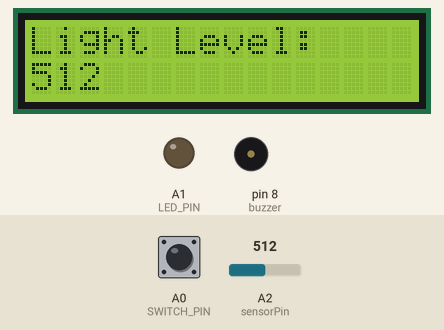
A sketch run on a simulated Arduino Uno, built with avr-gcc and run on an emulated ATmega328P. On the bench: 16×2 character LCD, output pins drawn as LEDs (lit = HIGH), buzzer (waves = sounding). The inputs (shaded band) are chosen by the test bench; at power-on: A2 (sensorPin) = 512, A0 (SWITCH_PIN) HIGH. No radio packets arrive unless stated; what the sketch prints to the serial monitor is not drawn.

Above: at 1.2 s.
1.3 s: A2 (sensorPin) set to 218
At 2.8 s:
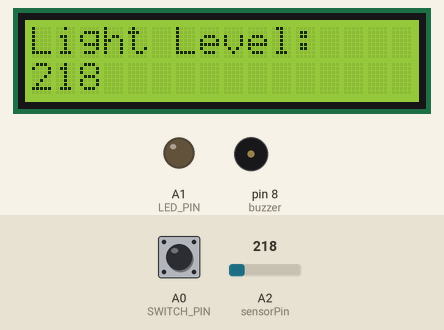
4.0 s: A2 (sensorPin) set to 189
At 4.4 s:
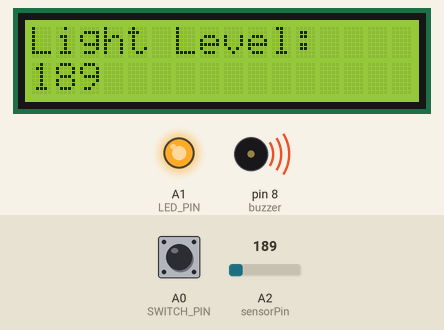
6.7 s: A0 (SWITCH_PIN) pulled LOW for 2.35 s
10.5 s: A2 (sensorPin) set to 210
At 12.0 s:
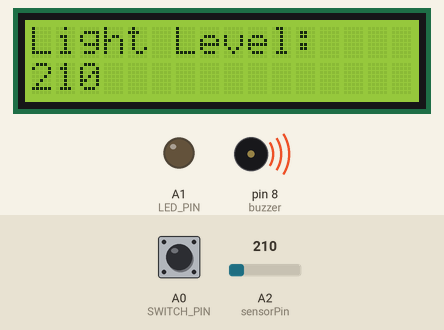
Timing chart, 0 to 13.5 s (numbered marks = the images above; inputs shaded):
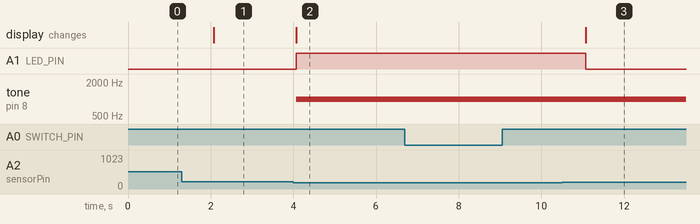

Measured:
- the behaviour switches between 200 and 199 on A2 (sensorPin) (found by bisection; images 1 and 2)
- after the input at 1.3 s, the display: changes after 0.77 s (image 1)
- after the input at 4.0 s, A1 (LED_PIN): LOW → HIGH after 0.07 s; tone on pin 8 (buzzer): silent → 1000 Hz after 0.07 s; the display: changes after 0.07 s (image 2)
- after the input at 10.5 s, A1 (LED_PIN): HIGH → LOW after 0.57 s; the display: changes after 0.57 s (image 3)

The sketch:

B00330262_Practical1.ino
```cpp
/*
 * B00330262 Practiacal Assessment 1
 * Systems Programming Concepts
 * 1920_COMP09111_01
 * 27 - 02 - 2020
 * Low light alarm system
 *
*/

// Include libraries for the LCD, SPI and the Wireless Modules
#include <LiquidCrystal.h>
#include <SPI.h>
#include "RF24.h"


// Define Pins used by external LED and switch
#define LED_PIN A1
#define SWITCH_PIN A0


// Variables
// pin numbers, light value and alarm controlling bools
const int buzzer = 8;
int sensorPin = A2;
int lightLevel;
bool alarmIsOn;
bool buzzerSounding;


// Create LCD and set pins used
const int rs = 9, en = 6, d4 = 5, d5 = 4, d6 = 3, d7 = 2;
LiquidCrystal lcd(rs, en, d4, d5, d6, d7);


// Create radio, the address it will use and messege it will send
RF24 radio(7, A5);
byte address[6] = "00001";
char message[] = "Alert from B00330262!";


void setup(){

  // Set buzzer and LED pins as outputs
  // Switch pin as input
  pinMode(buzzer, OUTPUT);
  pinMode(LED_PIN, OUTPUT);
  pinMode(SWITCH_PIN, INPUT_PULLUP);


  // set bool values
  // initially false as alarm is not going off
  alarmIsOn = false;
  buzzerSounding = false;


  // initialise serial monitor and wait for it to connect
  Serial.begin(9600);
  while (!Serial);


  // set up the 16 x 2 LCD
  // static Light level Message
  lcd.begin(16, 2);
  lcd.print("Light Level:");


  // Radio setup, addres for writing, power level, data rates and channel
  radio.begin();
  radio.openWritingPipe(address);
  radio.setPALevel(RF24_PA_MIN);
  radio.setDataRate(RF24_250KBPS);
  radio.setChannel(104);
  radio.stopListening();

}


void loop(){

  // Light level read from LDR
  // prints to serial monitor for debugging
  lightLevel = analogRead(sensorPin);
  Serial.println(lightLevel);

  // print light level to bottom left of LCD
  lcd.setCursor(0, 1);
  lcd.print(lightLevel);


  // Alarm will go off when light level falls below certain level - 200
  // lights external LED and sends warning messege
  if(lightLevel < 200){
    alarmIsOn = true;
    digitalWrite(LED_PIN, HIGH);
    radio.write(&message, sizeof(message));

    // Sound buzzer if not aready on
    if(buzzerSounding == false){
      tone(buzzer, 1000); // Send 1KHz sound signal...
      buzzerSounding = true;
    }
  }


  // if alarm is not going off, LED will go out
  else{
    digitalWrite(LED_PIN, LOW);
    alarmIsOn = false;
  }


  // Stop buzzer when switch is pressed
  // also sends messege to serial monitor for debugging
  if (digitalRead(SWITCH_PIN) == LOW){
    Serial.println("Button pressed!");
    noTone(buzzer);
    buzzerSounding = false;
  }


  // loop after 2 seconds
  else
  delay(2000);
}
```
